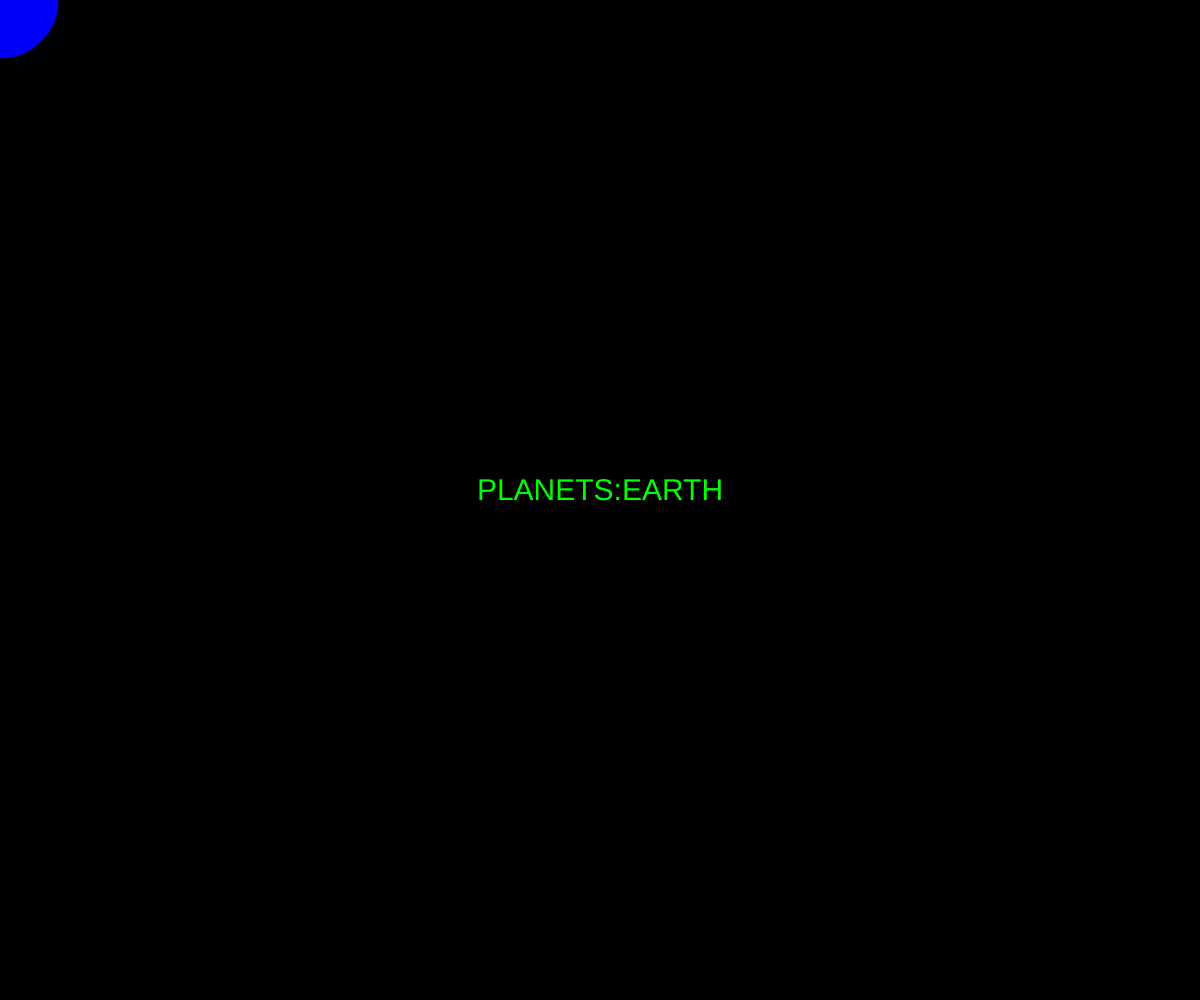
Frame 1 (no input)
Frame 60 (no input): identical to frame 1, image omitted
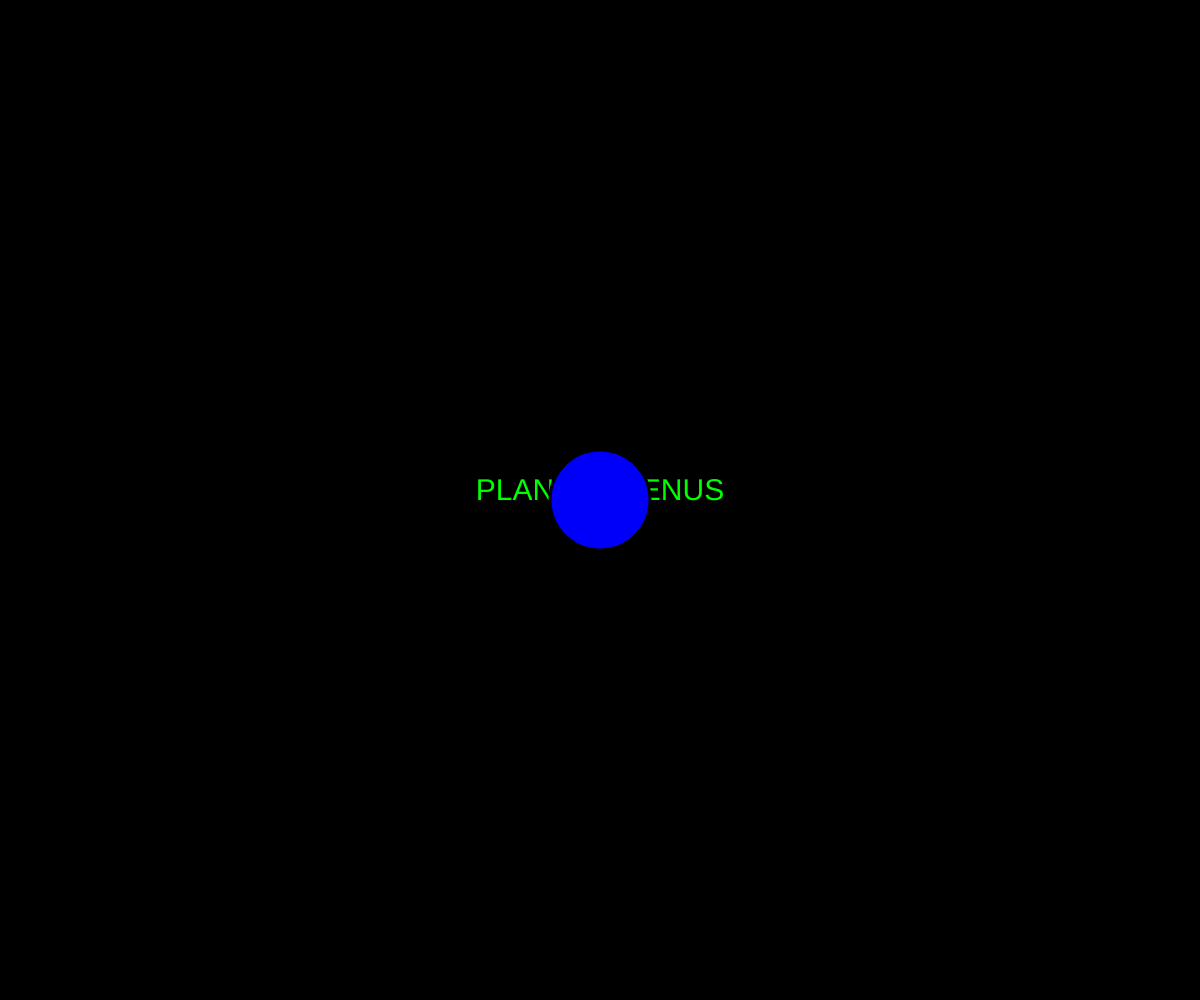
Frame 120 (the mouse pressed at the canvas centre since frame 60)

The p5.js sketch that drew these frames (run headless with seeded random() and noise() and a simulated clock; from frame 60 on, the mouse is pressed at the canvas centre):

// p5.js sketch
// ── sketch.js
var planets = ["EARTH","VENUS","MARS","PLUTO"];
var planetSize = [120, 100, 70, 50];
var index = [0];


function setup (){
  createCanvas (windowWidth,windowHeight);
  planets;
  planetSize;
  index;
}

function draw (){
 background (0);  
 textAlign (CENTER);
 textSize(30);
 fill (0,255,0);
 stroke (0);
 strokeWeight(3);
 text ("PLANETS:" + planets[index], width/2, height/2);
 fill(0,0,250);
 ellipse (mouseX,mouseY, planetSize[index], planetSize[index]);
}

function mousePressed (){
  index++;
  
  if (index == planets.length){
    index = 0;
  }
}
